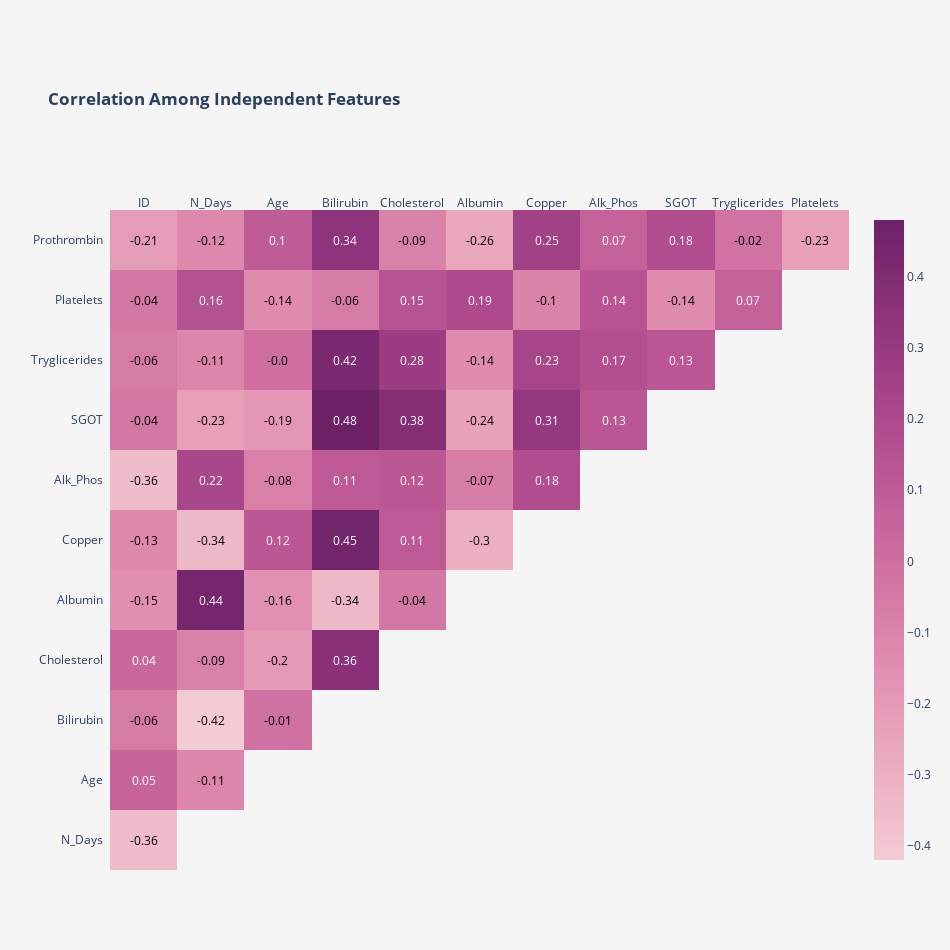

The notebook cell saved with this chart:
### Markdown cell above
### Anàlisi de correlacions entre variables numèriques

### Code cell
import plotly.graph_objs as go
from plotly.subplots import make_subplots
import plotly.figure_factory as ff

# Measuring correlations
X_train_num = X_train[num_features]
corr = np.round(X_train_num.corr(), 2)

# Filtering redundant values
mask = np.triu(np.ones_like(corr, dtype = bool))
c_mask = np.where(~mask, corr, 100)

#print(corr)
print(mask)
#print(c_mask)
c = []
for i in c_mask.tolist()[1:]:
    c.append([x for x in i if x != 100])

# Creating annotated heatmap
fig = ff.create_annotated_heatmap(z=c[::-1],
                                  x=corr.index.tolist()[:-1],
                                  y=corr.columns.tolist()[1:][::-1],
                                  colorscale = 'Magenta')

fig.update_layout(title = {'text': '<b>Correlation Among Independent Features</b>',
                           'x': 0.05, 'xanchor': 'left'},
                  margin = dict(t=210, l = 110),
                  yaxis = dict(autorange = 'reversed', showgrid = False),
                  xaxis = dict(showgrid = False),
                  plot_bgcolor = '#F6F5F5',
                  paper_bgcolor = '#F6F5F5',
                  height = 950, width = 950)
                     

fig.add_trace(go.Heatmap(z = c[::-1],
                         colorscale = 'Magenta',
                         showscale = True,
                         visible = False))
fig.data[1].visible = True
for i in range(len(fig.layout.annotations)):
    fig.layout.annotations[i].font.size = 12

fig.show()

### Figure 1 — Plotly figure (JSON) as saved in the notebook; plotly's stock layout.template omitted (floating-point values rounded to 4 significant figures)
{"data": [{"colorscale": [[0, "rgb(243, 203, 211)"], [0.1667, "rgb(234, 169, 189)"], [0.3333, "rgb(221, 136, 172)"], [0.5, "rgb(202, 105, 157)"], [0.6667, "rgb(177, 77, 142)"], [0.8333, "rgb(145, 53, 125)"], [1, "rgb(108, 33, 103)"]], "reversescale": false, "showscale": false, "type": "heatmap", "x": ["ID", "N_Days", "Age", "Bilirubin", "Cholesterol", "Albumin", "Copper", "Alk_Phos", "SGOT", "Tryglicerides", "Platelets"], "y": ["Prothrombin", "Platelets", "Tryglicerides", "SGOT", "Alk_Phos", "Copper", "Albumin", "Cholesterol", "Bilirubin", "Age", "N_Days"], "z": [[-0.21, -0.12, 0.1, 0.34, -0.09, -0.26, 0.25, 0.07, 0.18, -0.02, -0.23], [-0.04, 0.16, -0.14, -0.06, 0.15, 0.19, -0.1, 0.14, -0.14, 0.07], [-0.06, -0.11, 0, 0.42, 0.28, -0.14, 0.23, 0.17, 0.13], [-0.04, -0.23, -0.19, 0.48, 0.38, -0.24, 0.31, 0.13], [-0.36, 0.22, -0.08, 0.11, 0.12, -0.07, 0.18], [-0.13, -0.34, 0.12, 0.45, 0.11, -0.3], [-0.15, 0.44, -0.16, -0.34, -0.04], [0.04, -0.09, -0.2, 0.36], [-0.06, -0.42, -0.01], [0.05, -0.11], [-0.36]]}, {"colorscale": [[0, "rgb(243, 203, 211)"], [0.1667, "rgb(234, 169, 189)"], [0.3333, "rgb(221, 136, 172)"], [0.5, "rgb(202, 105, 157)"], [0.6667, "rgb(177, 77, 142)"], [0.8333, "rgb(145, 53, 125)"], [1, "rgb(108, 33, 103)"]], "showscale": true, "type": "heatmap", "visible": true, "z": [[-0.21, -0.12, 0.1, 0.34, -0.09, -0.26, 0.25, 0.07, 0.18, -0.02, -0.23], [-0.04, 0.16, -0.14, -0.06, 0.15, 0.19, -0.1, 0.14, -0.14, 0.07], [-0.06, -0.11, 0, 0.42, 0.28, -0.14, 0.23, 0.17, 0.13], [-0.04, -0.23, -0.19, 0.48, 0.38, -0.24, 0.31, 0.13], [-0.36, 0.22, -0.08, 0.11, 0.12, -0.07, 0.18], [-0.13, -0.34, 0.12, 0.45, 0.11, -0.3], [-0.15, 0.44, -0.16, -0.34, -0.04], [0.04, -0.09, -0.2, 0.36], [-0.06, -0.42, -0.01], [0.05, -0.11], [-0.36]]}], "layout": {"annotations": [{"font": {"color": "#000000", "size": 12}, "showarrow": false, "text": "-0.21", "x": "ID", "xref": "x", "y": "Prothrombin", "yref": "y"}, {"font": {"color": "#000000", "size": 12}, "showarrow": false, "text": "-0.12", "x": "N_Days", "xref": "x", "y": "Prothrombin", "yref": "y"}, {"font": {"color": "#FFFFFF", "size": 12}, "showarrow": false, "text": "0.1", "x": "Age", "xref": "x", "y": "Prothrombin", "yref": "y"}, {"font": {"color": "#FFFFFF", "size": 12}, "showarrow": false, "text": "0.34", "x": "Bilirubin", "xref": "x", "y": "Prothrombin", "yref": "y"}, {"font": {"color": "#000000", "size": 12}, "showarrow": false, "text": "-0.09", "x": "Cholesterol", "xref": "x", "y": "Prothrombin", "yref": "y"}, {"font": {"color": "#000000", "size": 12}, "showarrow": false, "text": "-0.26", "x": "Albumin", "xref": "x", "y": "Prothrombin", "yref": "y"}, {"font": {"color": "#FFFFFF", "size": 12}, "showarrow": false, "text": "0.25", "x": "Copper", "xref": "x", "y": "Prothrombin", "yref": "y"}, {"font": {"color": "#FFFFFF", "size": 12}, "showarrow": false, "text": "0.07", "x": "Alk_Phos", "xref": "x", "y": "Prothrombin", "yref": "y"}, {"font": {"color": "#FFFFFF", "size": 12}, "showarrow": false, "text": "0.18", "x": "SGOT", "xref": "x", "y": "Prothrombin", "yref": "y"}, {"font": {"color": "#000000", "size": 12}, "showarrow": false, "text": "-0.02", "x": "Tryglicerides", "xref": "x", "y": "Prothrombin", "yref": "y"}, {"font": {"color": "#000000", "size": 12}, "showarrow": false, "text": "-0.23", "x": "Platelets", "xref": "x", "y": "Prothrombin", "yref": "y"}, {"font": {"color": "#000000", "size": 12}, "showarrow": false, "text": "-0.04", "x": "ID", "xref": "x", "y": "Platelets", "yref": "y"}, {"font": {"color": "#FFFFFF", "size": 12}, "showarrow": false, "text": "0.16", "x": "N_Days", "xref": "x", "y": "Platelets", "yref": "y"}, {"font": {"color": "#000000", "size": 12}, "showarrow": false, "text": "-0.14", "x": "Age", "xref": "x", "y": "Platelets", "yref": "y"}, {"font": {"color": "#000000", "size": 12}, "showarrow": false, "text": "-0.06", "x": "Bilirubin", "xref": "x", "y": "Platelets", "yref": "y"}, {"font": {"color": "#FFFFFF", "size": 12}, "showarrow": false, "text": "0.15", "x": "Cholesterol", "xref": "x", "y": "Platelets", "yref": "y"}, {"font": {"color": "#FFFFFF", "size": 12}, "showarrow": false, "text": "0.19", "x": "Albumin", "xref": "x", "y": "Platelets", "yref": "y"}, {"font": {"color": "#000000", "size": 12}, "showarrow": false, "text": "-0.1", "x": "Copper", "xref": "x", "y": "Platelets", "yref": "y"}, {"font": {"color": "#FFFFFF", "size": 12}, "showarrow": false, "text": "0.14", "x": "Alk_Phos", "xref": "x", "y": "Platelets", "yref": "y"}, {"font": {"color": "#000000", "size": 12}, "showarrow": false, "text": "-0.14", "x": "SGOT", "xref": "x", "y": "Platelets", "yref": "y"}, {"font": {"color": "#FFFFFF", "size": 12}, "showarrow": false, "text": "0.07", "x": "Tryglicerides", "xref": "x", "y": "Platelets", "yref": "y"}, {"font": {"color": "#000000", "size": 12}, "showarrow": false, "text": "-0.06", "x": "ID", "xref": "x", "y": "Tryglicerides", "yref": "y"}, {"font": {"color": "#000000", "size": 12}, "showarrow": false, "text": "-0.11", "x": "N_Days", "xref": "x", "y": "Tryglicerides", "yref": "y"}, {"font": {"color": "#000000", "size": 12}, "showarrow": false, "text": "-0.0", "x": "Age", "xref": "x", "y": "Tryglicerides", "yref": "y"}, {"font": {"color": "#FFFFFF", "size": 12}, "showarrow": false, "text": "0.42", "x": "Bilirubin", "xref": "x", "y": "Tryglicerides", "yref": "y"}, {"font": {"color": "#FFFFFF", "size": 12}, "showarrow": false, "text": "0.28", "x": "Cholesterol", "xref": "x", "y": "Tryglicerides", "yref": "y"}, {"font": {"color": "#000000", "size": 12}, "showarrow": false, "text": "-0.14", "x": "Albumin", "xref": "x", "y": "Tryglicerides", "yref": "y"}, {"font": {"color": "#FFFFFF", "size": 12}, "showarrow": false, "text": "0.23", "x": "Copper", "xref": "x", "y": "Tryglicerides", "yref": "y"}, {"font": {"color": "#FFFFFF", "size": 12}, "showarrow": false, "text": "0.17", "x": "Alk_Phos", "xref": "x", "y": "Tryglicerides", "yref": "y"}, {"font": {"color": "#FFFFFF", "size": 12}, "showarrow": false, "text": "0.13", "x": "SGOT", "xref": "x", "y": "Tryglicerides", "yref": "y"}, {"font": {"color": "#000000", "size": 12}, "showarrow": false, "text": "-0.04", "x": "ID", "xref": "x", "y": "SGOT", "yref": "y"}, {"font": {"color": "#000000", "size": 12}, "showarrow": false, "text": "-0.23", "x": "N_Days", "xref": "x", "y": "SGOT", "yref": "y"}, {"font": {"color": "#000000", "size": 12}, "showarrow": false, "text": "-0.19", "x": "Age", "xref": "x", "y": "SGOT", "yref": "y"}, {"font": {"color": "#FFFFFF", "size": 12}, "showarrow": false, "text": "0.48", "x": "Bilirubin", "xref": "x", "y": "SGOT", "yref": "y"}, {"font": {"color": "#FFFFFF", "size": 12}, "showarrow": false, "text": "0.38", "x": "Cholesterol", "xref": "x", "y": "SGOT", "yref": "y"}, {"font": {"color": "#000000", "size": 12}, "showarrow": false, "text": "-0.24", "x": "Albumin", "xref": "x", "y": "SGOT", "yref": "y"}, {"font": {"color": "#FFFFFF", "size": 12}, "showarrow": false, "text": "0.31", "x": "Copper", "xref": "x", "y": "SGOT", "yref": "y"}, {"font": {"color": "#FFFFFF", "size": 12}, "showarrow": false, "text": "0.13", "x": "Alk_Phos", "xref": "x", "y": "SGOT", "yref": "y"}, {"font": {"color": "#000000", "size": 12}, "showarrow": false, "text": "-0.36", "x": "ID", "xref": "x", "y": "Alk_Phos", "yref": "y"}, {"font": {"color": "#FFFFFF", "size": 12}, "showarrow": false, "text": "0.22", "x": "N_Days", "xref": "x", "y": "Alk_Phos", "yref": "y"}, {"font": {"color": "#000000", "size": 12}, "showarrow": false, "text": "-0.08", "x": "Age", "xref": "x", "y": "Alk_Phos", "yref": "y"}, {"font": {"color": "#FFFFFF", "size": 12}, "showarrow": false, "text": "0.11", "x": "Bilirubin", "xref": "x", "y": "Alk_Phos", "yref": "y"}, {"font": {"color": "#FFFFFF", "size": 12}, "showarrow": false, "text": "0.12", "x": "Cholesterol", "xref": "x", "y": "Alk_Phos", "yref": "y"}, {"font": {"color": "#000000", "size": 12}, "showarrow": false, "text": "-0.07", "x": "Albumin", "xref": "x", "y": "Alk_Phos", "yref": "y"}, {"font": {"color": "#FFFFFF", "size": 12}, "showarrow": false, "text": "0.18", "x": "Copper", "xref": "x", "y": "Alk_Phos", "yref": "y"}, {"font": {"color": "#000000", "size": 12}, "showarrow": false, "text": "-0.13", "x": "ID", "xref": "x", "y": "Copper", "yref": "y"}, {"font": {"color": "#000000", "size": 12}, "showarrow": false, "text": "-0.34", "x": "N_Days", "xref": "x", "y": "Copper", "yref": "y"}, {"font": {"color": "#FFFFFF", "size": 12}, "showarrow": false, "text": "0.12", "x": "Age", "xref": "x", "y": "Copper", "yref": "y"}, {"font": {"color": "#FFFFFF", "size": 12}, "showarrow": false, "text": "0.45", "x": "Bilirubin", "xref": "x", "y": "Copper", "yref": "y"}, {"font": {"color": "#FFFFFF", "size": 12}, "showarrow": false, "text": "0.11", "x": "Cholesterol", "xref": "x", "y": "Copper", "yref": "y"}, {"font": {"color": "#000000", "size": 12}, "showarrow": false, "text": "-0.3", "x": "Albumin", "xref": "x", "y": "Copper", "yref": "y"}, {"font": {"color": "#000000", "size": 12}, "showarrow": false, "text": "-0.15", "x": "ID", "xref": "x", "y": "Albumin", "yref": "y"}, {"font": {"color": "#FFFFFF", "size": 12}, "showarrow": false, "text": "0.44", "x": "N_Days", "xref": "x", "y": "Albumin", "yref": "y"}, {"font": {"color": "#000000", "size": 12}, "showarrow": false, "text": "-0.16", "x": "Age", "xref": "x", "y": "Albumin", "yref": "y"}, {"font": {"color": "#000000", "size": 12}, "showarrow": false, "text": "-0.34", "x": "Bilirubin", "xref": "x", "y": "Albumin", "yref": "y"}, {"font": {"color": "#000000", "size": 12}, "showarrow": false, "text": "-0.04", "x": "Cholesterol", "xref": "x", "y": "Albumin", "yref": "y"}, {"font": {"color": "#FFFFFF", "size": 12}, "showarrow": false, "text": "0.04", "x": "ID", "xref": "x", "y": "Cholesterol", "yref": "y"}, {"font": {"color": "#000000", "size": 12}, "showarrow": false, "text": "-0.09", "x": "N_Days", "xref": "x", "y": "Cholesterol", "yref": "y"}, {"font": {"color": "#000000", "size": 12}, "showarrow": false, "text": "-0.2", "x": "Age", "xref": "x", "y": "Cholesterol", "yref": "y"}, {"font": {"color": "#FFFFFF", "size": 12}, "showarrow": false, "text": "0.36", "x": "Bilirubin", "xref": "x", "y": "Cholesterol", "yref": "y"}, {"font": {"color": "#000000", "size": 12}, "showarrow": false, "text": "-0.06", "x": "ID", "xref": "x", "y": "Bilirubin", "yref": "y"}, {"font": {"color": "#000000", "size": 12}, "showarrow": false, "text": "-0.42", "x": "N_Days", "xref": "x", "y": "Bilirubin", "yref": "y"}, {"font": {"color": "#000000", "size": 12}, "showarrow": false, "text": "-0.01", "x": "Age", "xref": "x", "y": "Bilirubin", "yref": "y"}, {"font": {"color": "#FFFFFF", "size": 12}, "showarrow": false, "text": "0.05", "x": "ID", "xref": "x", "y": "Age", "yref": "y"}, {"font": {"color": "#000000", "size": 12}, "showarrow": false, "text": "-0.11", "x": "N_Days", "xref": "x", "y": "Age", "yref": "y"}, {"font": {"color": "#000000", "size": 12}, "showarrow": false, "text": "-0.36", "x": "ID", "xref": "x", "y": "N_Days", "yref": "y"}], "height": 950, "margin": {"l": 110, "t": 210}, "paper_bgcolor": "#F6F5F5", "plot_bgcolor": "#F6F5F5", "title": {"text": "<b>Correlation Among Independent Features</b>", "x": 0.05, "xanchor": "left"}, "width": 950, "xaxis": {"dtick": 1, "gridcolor": "rgb(0, 0, 0)", "showgrid": false, "side": "top", "ticks": ""}, "yaxis": {"autorange": "reversed", "dtick": 1, "showgrid": false, "ticks": "", "ticksuffix": "  "}}}
